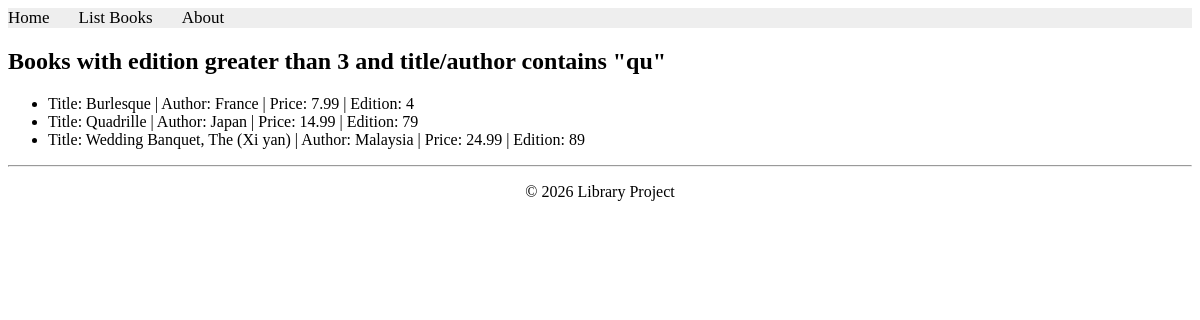
/books/lab8/task2, run on the app's committed database.
### apps/bookmodule/models.py (models this page shows)
class Book(models.Model):
    title = models.CharField(max_length = 50)
    author = models.CharField(max_length = 50)
    price = models.FloatField(default = 0.0)
    edition = models.SmallIntegerField(default = 1)

### apps/bookmodule/views.py (the view)
# urls.py: path('lab8/task2', views.lab8_task2, name='lab8_task2'),
def lab8_task2(request):
    books = Book.objects.filter(
        Q(edition__gt=3) &
        (Q(title__icontains='qu') | Q(author__icontains='qu'))
    )
    return render(request, 'bookmodule/lab8/task2.html', {'books': books})

### apps/templates/bookmodule/lab8/task2.html (shortened to what this page needs)
{% extends "layouts/base.html" %}
{% block content %}
<h2>Books with edition greater than 3 and title/author contains "qu"</h2>
<ul>
  {% for book in books %}
    <li>
      Title: {{ book.title }} |
      Author: {{ book.author }} |
      Price: {{ book.price }} |
      Edition: {{ book.edition }}
    </li>
  {% empty %}
    <li>No books found.</li>
  {% endfor %}
</ul>
{% endblock content %}

### data on the page
Book: title "Burlesque", author "France", price "7.99", edition "4"
Book: title "Quadrille", author "Japan", price "14.99", edition "79"
Book: title "Wedding Banquet, The (Xi yan)", author "Malaysia", price "24.99", edition "89"
